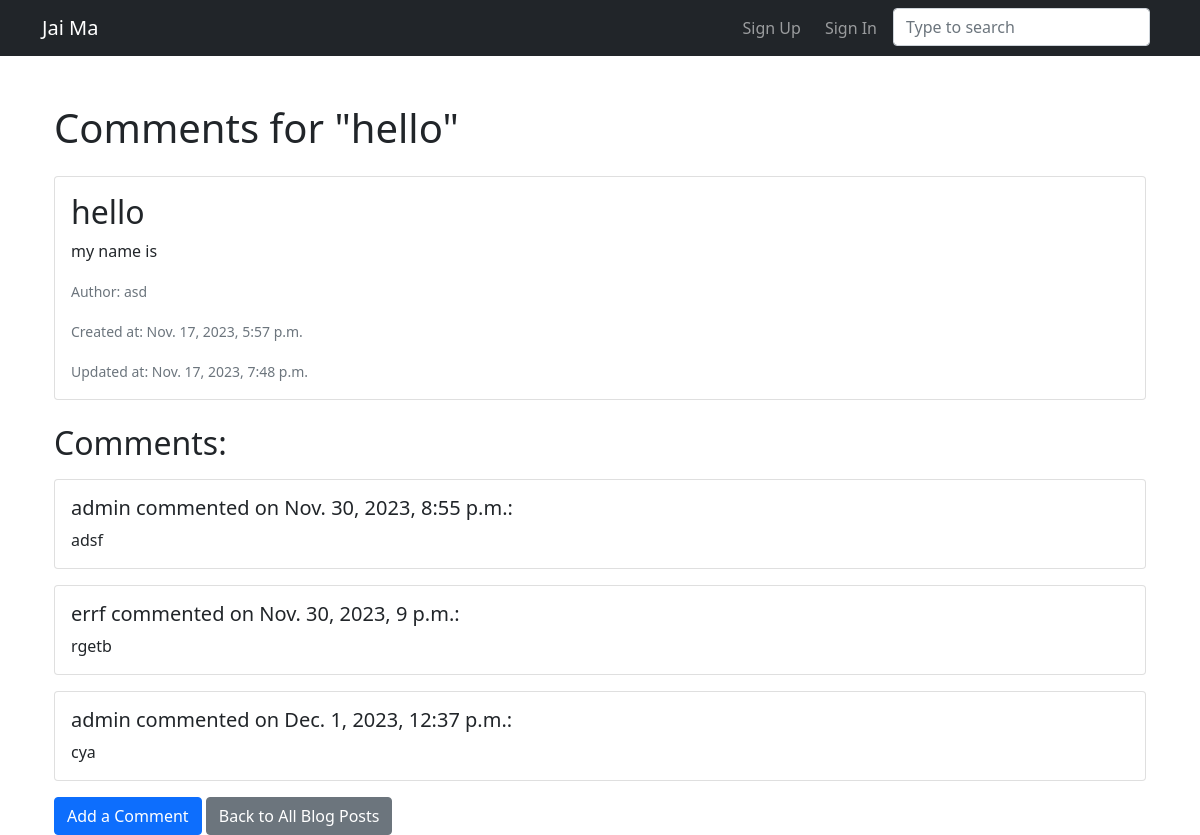
/post/2/comments/, run on the app's committed database.
### JaiMaApp/models.py (models this page shows)
class BlogPost(models.Model):
    title = models.CharField(max_length=200)
    content = models.TextField()
    author = models.ForeignKey(User, on_delete=models.CASCADE)
    created_at = models.DateTimeField(auto_now_add=True)
    updated_at = models.DateTimeField(auto_now=True)
    image = models.ImageField(upload_to='JaiMa/images/',blank=True,null=True)
    url=models.URLField(blank=True)

class Comment(models.Model):
    user = models.ForeignKey(User, on_delete=models.CASCADE)
    post = models.ForeignKey(BlogPost, on_delete=models.CASCADE)
    content = models.TextField()
    created_at = models.DateTimeField(auto_now_add=True)
    updated_at = models.DateTimeField(auto_now=True)

### JaiMaApp/views.py (the view)
# urls.py: path('post/<int:pk>/comments/', post_comments, name='post_comments'),
def post_comments(request, pk):
    post = get_object_or_404(BlogPost, pk=pk)
    comments = Comment.objects.filter(post=post)
    return render(request, 'JaiMaApp/post_comments.html', {'post': post, 'comments': comments})

### JaiMaApp/templates/JaiMaApp/post_comments.html (shortened to what this page needs)
{% extends 'base.html' %}
{% block content %}
  <div class="container mt-5">
    <h1 class="mb-4">Comments for "{{ post.title }}"</h1>
    <div class="card mb-4">
      <div class="card-body">
        <h2 class="card-title">{{ post.title }}</h2>
        <p class="card-text">{{ post.content }}</p>
        <p class="card-text"><small class="text-muted">Author: {{ post.author.username }}</small></p>
        <p class="card-text"><small class="text-muted">Created at: {{ post.created_at }}</small></p>
        <p class="card-text"><small class="text-muted">Updated at: {{ post.updated_at }}</small></p>
      </div>
    </div>
    {% if comments %}
      <h2 class="mb-3">Comments:</h2>
      {% for comment in comments %}
        <div class="card mb-3 comment-card">
          <div class="card-body">
            <h5 class="card-title">{{ comment.user.username }} commented on {{ comment.created_at }}:</h5>
            <p class="card-text">{{ comment.content }}</p>
          </div>
        </div>
      {% endfor %}
    {% else %}
      <p>No comments yet.</p>
    {% endif %}
    <a href="{% url 'add_comment' post.pk %}" class="btn btn-primary">Add a Comment</a>
    <a href="{% url 'home' %}" class="btn btn-secondary">Back to All Blog Posts</a>
  </div>
{% endblock %}

### data on the page
BlogPost: title "hello", content "my name is", author.username "asd", created_at "Nov. 17, 2023, 5:57 p.m.", updated_at "Nov. 17, 2023, 7:48 p.m."
Comment: user.username "admin", created_at "Nov. 30, 2023, 8:55 p.m.", content "adsf"
Comment: user.username "errf", created_at "Nov. 30, 2023, 9 p.m.", content "rgetb"
Comment: user.username "admin", created_at "Dec. 1, 2023, 12:37 p.m.", content "cya"
